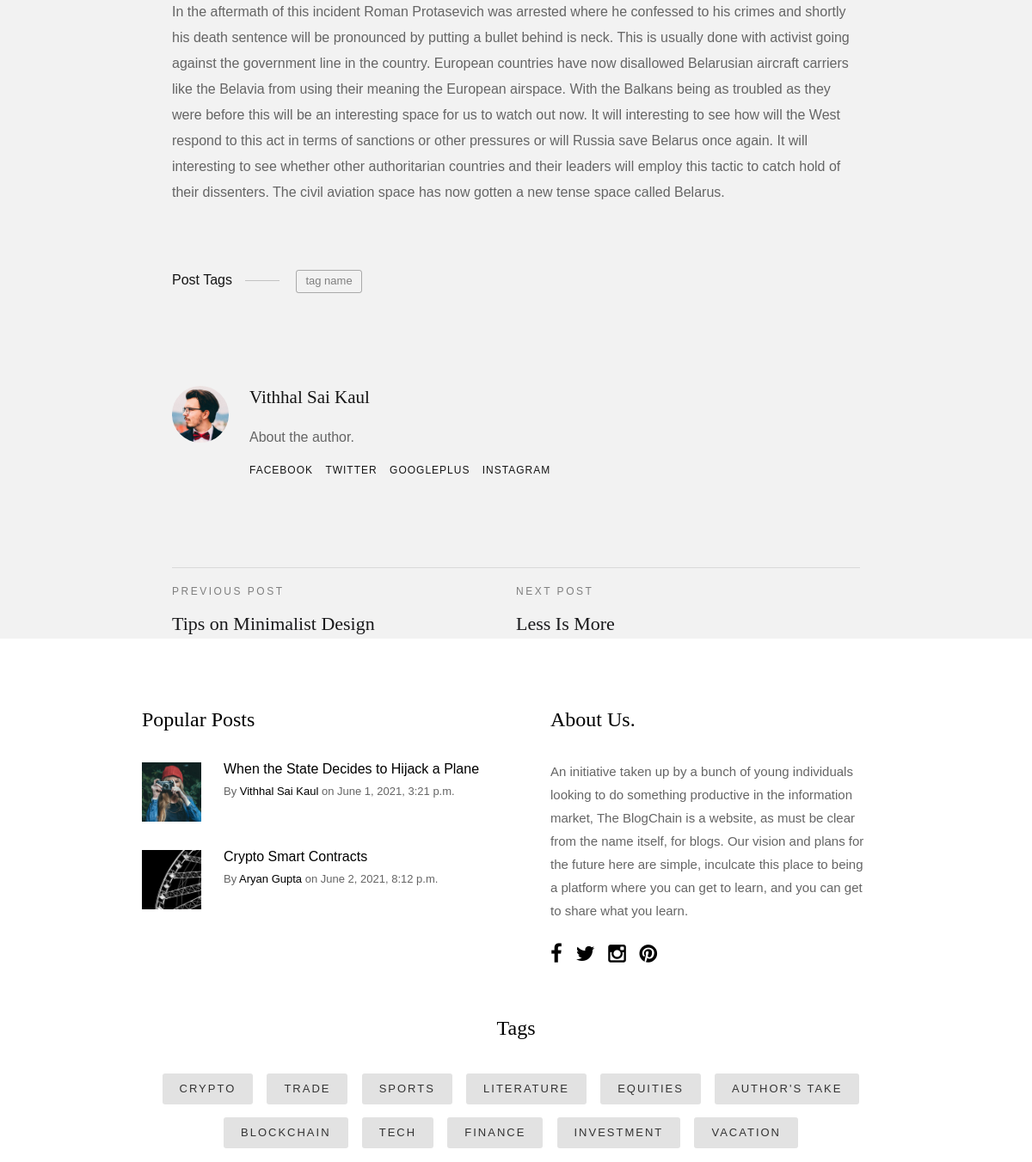
/gallery/ (middle part), run on an earlier commit of the app's database.
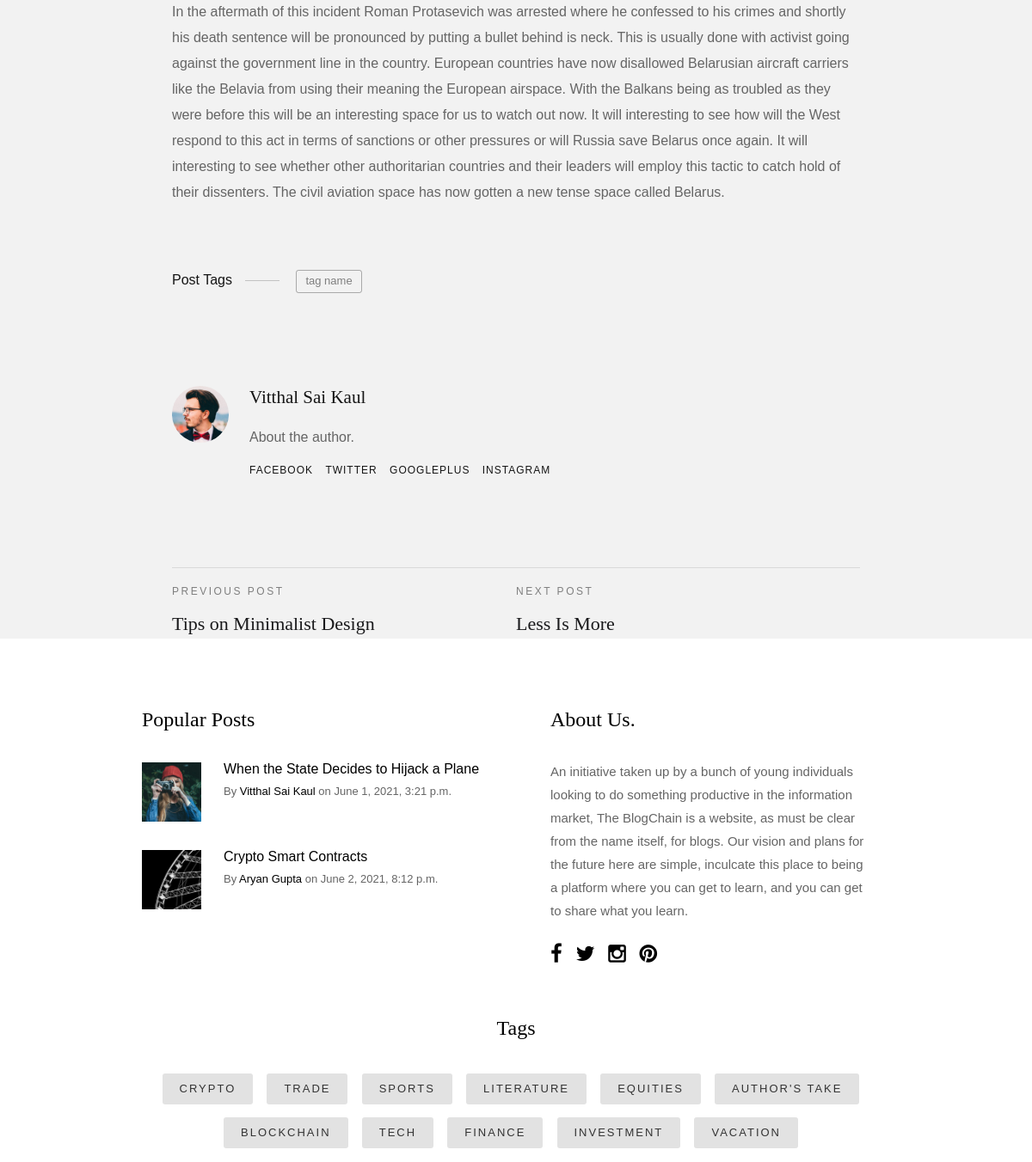
And on a later commit of the database.
### blog/models.py (models this page shows, shortened)
class PostPage(models.Model):
	id_num = models.CharField(max_length=3, default='000')
	tag = models.CharField(max_length=100, default='tag name')
	title = models.CharField(max_length=200, default='title' )
	author = models.CharField(max_length=100, default=User) #change it to the current logged in user
	introduction = models.TextField(default='Type your introduction here ...')
	content = models.TextField()
	quote = models.CharField(max_length=300, default='Quote from your blog here ...')
	titlePara1 = models.CharField(max_length=100, default='...')
	para1 = models.TextField(default='...')
	para2 = models.TextField(default='...')
	titlePara3 = models.CharField(max_length=100, default='...')
	para3 = models.TextField(default='...')
	date_posted = models.DateTimeField(default=timezone.now)

class Post(models.Model):
	id_num = models.CharField(max_length=3, default='000')
	tag = models.CharField(max_length=100, default='tag name')
	title = models.CharField(max_length=100)
	content = models.TextField(max_length=320)
	date_posted = models.DateTimeField(default=timezone.now)
	author = models.CharField(max_length=100, default=User)

### blog/views.py (the view)
# urls.py: path('gallery/', blog_views.gallery, name='gallery'),
def gallery(request):
	return render(request, 'blog/single-gallery.html', context)

### blog/templates/blog/single-gallery.html (shortened to what the changed rows need)
{% load static %}
<!DOCTYPE html>
<html class="no-js" lang="en">
{% for content in content %}
{% if content.id_num == '002' %}
<head>
    <link rel="stylesheet" href="{% static 'blog/css/base.css' %}">
    <link rel="stylesheet" href="{% static 'blog/css/vendor.css' %}">
    <link rel="stylesheet" href="{% static 'blog/css/main.css' %}">
</head>
<body id="top">
    <section class="s-content s-content--narrow s-content--no-padding-bottom">
        <article class="row format-gallery">
            <div class="col-full s-content__main">
                <p>
                {{ content.para3 }}
                </p>
                <p class="s-content__tags">
                    <span>Post Tags</span>
                    <span class="s-content__tag-list">
                        <a href="#0">{{ content.tag }}</a>
                    </span>
                </p>
                <div class="s-content__author">
                    <img src="{% static 'blog/images/avatars/user-03.jpg' %}" alt="">
                    <div class="s-content__author-about">
                        <h4 class="s-content__author-name">
                            <a href="#0">{{ content.author }}</a>
                        </h4>
                        <p>
                            About the author.
                        </p>
                        <ul class="s-content__author-social">
                           <li><a href="#0">Facebook</a></li>
                           <li><a href="#0">Twitter</a></li>
                           <li><a href="#0">GooglePlus</a></li>
                           <li><a href="#0">Instagram</a></li>
                        </ul>
                    </div>
                </div>
                <div class="s-content__pagenav">
                    <div class="s-content__nav">
                        <div class="s-content__prev">
                            <a href="#0" rel="prev">
                                <span>Previous Post</span>
                                Tips on Minimalist Design
                            </a>
                        </div>
                        <div class="s-content__next">
                            <a href="#0" rel="next">
                                <span>Next Post</span>
                                Less Is More
                            </a>
                        </div>
                    </div>
                </div>
            </div>
        </article>
        {% endif %}
        {% endfor %}
    <section class="s-extra">
        <div class="row top">
            <div class="col-eight md-six tab-full popular">
                <div class="block-1-2 block-m-full popular__posts">
                    {% for post in posts %}
                    {% if post.id_num == '002' %}
                    <article class="col-block popular__post">
                        <a href="/gallery" class="popular__thumb">
                            <img src="{% static 'blog/images/thumbs/small/shutterbug-150.jpg' %}" alt="">
                        </a>
                       <h5><a href="#0">{{ post.title }}</a></h5>
                        <section class="popular__meta">
                                <span class="popular__author"><span>By</span> <a href="#0">{{ post.author }}</a></span>
                            <span class="popular__date"><span>on</span> <time datetime="2017-12-19">{{ post.date_posted }}</time></span>
                        </section>
                    </article>
                    {% endif %}
                    {% endfor %}
                </div>
            </div>
        </div>
    </section>
</body>
</html>

What changed in the data, as far as the page shows it:
changed PostPage "tag name": author "Vithhal Sai Kaul" → "Vitthal Sai Kaul"
changed Post "When the State Decides to Hijack a Plane": author "Vithhal Sai Kaul" → "Vitthal Sai Kaul"
